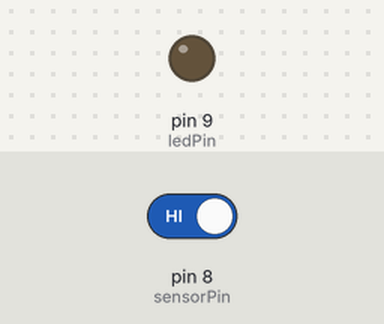
The sketch below on a simulated Arduino Uno, built with avr-gcc and run on an emulated ATmega328P. On the bench: output pins drawn as LEDs (lit = HIGH). The inputs (shaded band) are chosen by the test bench; at power-on: pin 8 (sensorPin) HIGH.

Above: at 1.2 s.
1.3 s: pin 8 (sensorPin) driven LOW
At 2.0 s:
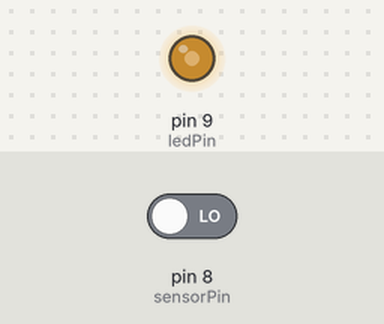
2.8 s: pin 8 (sensorPin) driven HIGH
At 3.8 s:
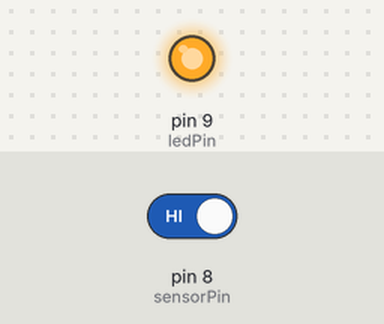
Timing chart, 0 to 5.8 s (numbered marks = the images above; inputs shaded):
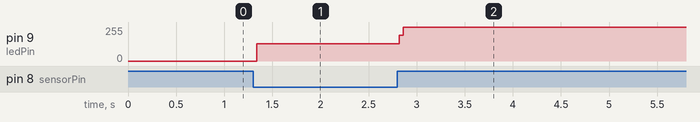

The sketch:

ses_sensor.ino
```cpp
int ledPin=9;
int sensorPin=8;
boolean led_durum=false;

void setup() {
  // put your setup code here, to run once:
  pinMode(ledPin,OUTPUT);
  pinMode(sensorPin,INPUT);
}

void loop() {
  // put your main code here, to run repeatedly:
  int sensor_durum=digitalRead(sensorPin);
  if(sensor_durum==0){
    if(!led_durum)
    {
      digitalWrite(ledPin,HIGH);
      led_durum=true;
    }
    else if(led_durum){
      digitalWrite(ledPin,LOW);
      led_durum=false;
    }
  }
}
```

Measured:
- after the input at 1.3 s, pin 9 (ledPin): 0/255 → 128/255 at once
- after the input at 2.8 s, pin 9 (ledPin): 128/255 → 255/255 at once
